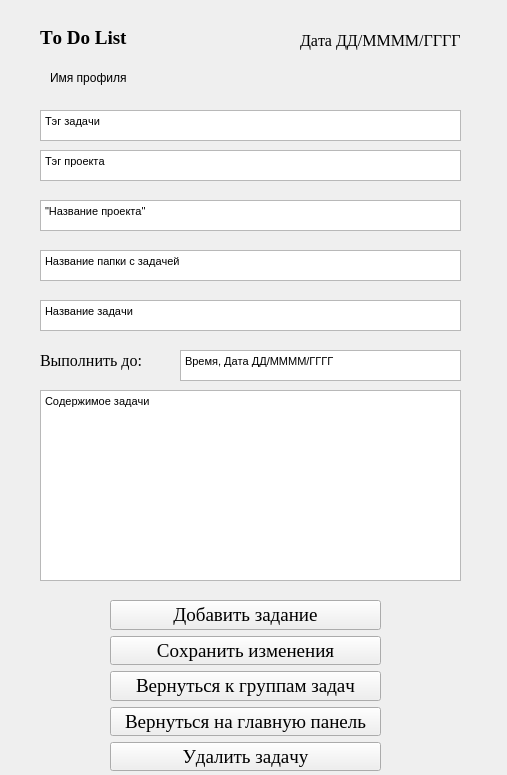
<?xml version="1.0" encoding="UTF-8"?>
<ui version="4.0">
 <class>MainWindow</class>
 <widget class="QMainWindow" name="MainWindow">
  <property name="geometry">
   <rect>
    <x>0</x>
    <y>0</y>
    <width>507</width>
    <height>775</height>
   </rect>
  </property>
  <property name="font">
   <font>
    <kerning>false</kerning>
   </font>
  </property>
  <property name="windowTitle">
   <string>To Do List editing task</string>
  </property>
  <widget class="QWidget" name="centralwidget">
   <widget class="QLabel" name="ToDoList">
    <property name="geometry">
     <rect>
      <x>40</x>
      <y>30</y>
      <width>91</width>
      <height>16</height>
     </rect>
    </property>
    <property name="font">
     <font>
      <family>Times New Roman</family>
      <pointsize>14</pointsize>
      <weight>75</weight>
      <bold>true</bold>
     </font>
    </property>
    <property name="text">
     <string>To Do List</string>
    </property>
   </widget>
   <widget class="QLabel" name="today_date">
    <property name="geometry">
     <rect>
      <x>300</x>
      <y>30</y>
      <width>161</width>
      <height>20</height>
     </rect>
    </property>
    <property name="font">
     <font>
      <family>Times New Roman</family>
      <pointsize>12</pointsize>
     </font>
    </property>
    <property name="text">
     <string>Дата ДД/ММММ/ГГГГ</string>
    </property>
   </widget>
   <widget class="QWidget" name="verticalLayoutWidget">
    <property name="geometry">
     <rect>
      <x>110</x>
      <y>600</y>
      <width>271</width>
      <height>171</height>
     </rect>
    </property>
    <layout class="QVBoxLayout" name="verticalLayout">
     <property name="spacing">
      <number>6</number>
     </property>
     <property name="sizeConstraint">
      <enum>QLayout::SetDefaultConstraint</enum>
     </property>
     <property name="bottomMargin">
      <number>0</number>
     </property>
     <item>
      <widget class="QPushButton" name="add_task">
       <property name="font">
        <font>
         <family>Times New Roman</family>
         <pointsize>14</pointsize>
        </font>
       </property>
       <property name="text">
        <string>Добавить задание</string>
       </property>
      </widget>
     </item>
     <item>
      <widget class="QPushButton" name="save_task_change">
       <property name="font">
        <font>
         <family>Times New Roman</family>
         <pointsize>14</pointsize>
        </font>
       </property>
       <property name="text">
        <string>Сохранить изменения</string>
       </property>
      </widget>
     </item>
     <item>
      <widget class="QPushButton" name="back_to_group_tasks">
       <property name="font">
        <font>
         <family>Times New Roman</family>
         <pointsize>14</pointsize>
        </font>
       </property>
       <property name="text">
        <string>Вернуться к группам задач</string>
       </property>
      </widget>
     </item>
     <item>
      <widget class="QPushButton" name="back_to_main_panel">
       <property name="font">
        <font>
         <family>Times New Roman</family>
         <pointsize>14</pointsize>
        </font>
       </property>
       <property name="text">
        <string>Вернуться на главную панель</string>
       </property>
      </widget>
     </item>
     <item>
      <widget class="QPushButton" name="delete_task">
       <property name="font">
        <font>
         <family>Times New Roman</family>
         <pointsize>14</pointsize>
        </font>
       </property>
       <property name="text">
        <string>Удалить задачу</string>
       </property>
      </widget>
     </item>
    </layout>
   </widget>
   <widget class="QTextEdit" name="text_of_task">
    <property name="geometry">
     <rect>
      <x>40</x>
      <y>390</y>
      <width>421</width>
      <height>191</height>
     </rect>
    </property>
    <property name="html">
     <string>&lt;!DOCTYPE HTML PUBLIC &quot;-//W3C//DTD HTML 4.0//EN&quot; &quot;http://www.w3.org/TR/REC-html40/strict.dtd&quot;&gt;
&lt;html&gt;&lt;head&gt;&lt;meta name=&quot;qrichtext&quot; content=&quot;1&quot; /&gt;&lt;style type=&quot;text/css&quot;&gt;
p, li { white-space: pre-wrap; }
&lt;/style&gt;&lt;/head&gt;&lt;body style=&quot; font-family:'MS Shell Dlg 2'; font-size:8.25pt; font-weight:400; font-style:normal;&quot;&gt;
&lt;p style=&quot; margin-top:0px; margin-bottom:0px; margin-left:0px; margin-right:0px; -qt-block-indent:0; text-indent:0px;&quot;&gt;Содержимое задачи&lt;/p&gt;&lt;/body&gt;&lt;/html&gt;</string>
    </property>
   </widget>
   <widget class="QLabel" name="deadline">
    <property name="geometry">
     <rect>
      <x>40</x>
      <y>350</y>
      <width>111</width>
      <height>20</height>
     </rect>
    </property>
    <property name="maximumSize">
     <size>
      <width>180</width>
      <height>111</height>
     </size>
    </property>
    <property name="font">
     <font>
      <family>Times New Roman</family>
      <pointsize>12</pointsize>
     </font>
    </property>
    <property name="text">
     <string>Выполнить до: </string>
    </property>
   </widget>
   <widget class="QTextEdit" name="deadline_of_task">
    <property name="geometry">
     <rect>
      <x>180</x>
      <y>350</y>
      <width>281</width>
      <height>31</height>
     </rect>
    </property>
    <property name="undoRedoEnabled">
     <bool>true</bool>
    </property>
    <property name="readOnly">
     <bool>false</bool>
    </property>
    <property name="html">
     <string>&lt;!DOCTYPE HTML PUBLIC &quot;-//W3C//DTD HTML 4.0//EN&quot; &quot;http://www.w3.org/TR/REC-html40/strict.dtd&quot;&gt;
&lt;html&gt;&lt;head&gt;&lt;meta name=&quot;qrichtext&quot; content=&quot;1&quot; /&gt;&lt;style type=&quot;text/css&quot;&gt;
p, li { white-space: pre-wrap; }
&lt;/style&gt;&lt;/head&gt;&lt;body style=&quot; font-family:'MS Shell Dlg 2'; font-size:8.25pt; font-weight:400; font-style:normal;&quot;&gt;
&lt;p style=&quot; margin-top:0px; margin-bottom:0px; margin-left:0px; margin-right:0px; -qt-block-indent:0; text-indent:0px;&quot;&gt;Время, Дата ДД/ММММ/ГГГГ&lt;/p&gt;&lt;/body&gt;&lt;/html&gt;</string>
    </property>
   </widget>
   <widget class="QTextEdit" name="name_of_task">
    <property name="geometry">
     <rect>
      <x>40</x>
      <y>300</y>
      <width>421</width>
      <height>31</height>
     </rect>
    </property>
    <property name="html">
     <string>&lt;!DOCTYPE HTML PUBLIC &quot;-//W3C//DTD HTML 4.0//EN&quot; &quot;http://www.w3.org/TR/REC-html40/strict.dtd&quot;&gt;
&lt;html&gt;&lt;head&gt;&lt;meta name=&quot;qrichtext&quot; content=&quot;1&quot; /&gt;&lt;style type=&quot;text/css&quot;&gt;
p, li { white-space: pre-wrap; }
&lt;/style&gt;&lt;/head&gt;&lt;body style=&quot; font-family:'MS Shell Dlg 2'; font-size:8.25pt; font-weight:400; font-style:normal;&quot;&gt;
&lt;p style=&quot; margin-top:0px; margin-bottom:0px; margin-left:0px; margin-right:0px; -qt-block-indent:0; text-indent:0px;&quot;&gt;Название задачи&lt;/p&gt;&lt;/body&gt;&lt;/html&gt;</string>
    </property>
   </widget>
   <widget class="QTextBrowser" name="name_of_folder_with_task">
    <property name="geometry">
     <rect>
      <x>40</x>
      <y>250</y>
      <width>421</width>
      <height>31</height>
     </rect>
    </property>
    <property name="html">
     <string>&lt;!DOCTYPE HTML PUBLIC &quot;-//W3C//DTD HTML 4.0//EN&quot; &quot;http://www.w3.org/TR/REC-html40/strict.dtd&quot;&gt;
&lt;html&gt;&lt;head&gt;&lt;meta name=&quot;qrichtext&quot; content=&quot;1&quot; /&gt;&lt;style type=&quot;text/css&quot;&gt;
p, li { white-space: pre-wrap; }
&lt;/style&gt;&lt;/head&gt;&lt;body style=&quot; font-family:'MS Shell Dlg 2'; font-size:8.25pt; font-weight:400; font-style:normal;&quot;&gt;
&lt;p style=&quot; margin-top:0px; margin-bottom:0px; margin-left:0px; margin-right:0px; -qt-block-indent:0; text-indent:0px;&quot;&gt;Название папки с задачей&lt;/p&gt;&lt;/body&gt;&lt;/html&gt;</string>
    </property>
   </widget>
   <widget class="QTextBrowser" name="name_of_project">
    <property name="geometry">
     <rect>
      <x>40</x>
      <y>200</y>
      <width>421</width>
      <height>31</height>
     </rect>
    </property>
    <property name="html">
     <string>&lt;!DOCTYPE HTML PUBLIC &quot;-//W3C//DTD HTML 4.0//EN&quot; &quot;http://www.w3.org/TR/REC-html40/strict.dtd&quot;&gt;
&lt;html&gt;&lt;head&gt;&lt;meta name=&quot;qrichtext&quot; content=&quot;1&quot; /&gt;&lt;style type=&quot;text/css&quot;&gt;
p, li { white-space: pre-wrap; }
&lt;/style&gt;&lt;/head&gt;&lt;body style=&quot; font-family:'MS Shell Dlg 2'; font-size:8.25pt; font-weight:400; font-style:normal;&quot;&gt;
&lt;p style=&quot; margin-top:0px; margin-bottom:0px; margin-left:0px; margin-right:0px; -qt-block-indent:0; text-indent:0px;&quot;&gt;&amp;quot;Название проекта&amp;quot;&lt;/p&gt;&lt;/body&gt;&lt;/html&gt;</string>
    </property>
   </widget>
   <widget class="QTextBrowser" name="tag_of_task">
    <property name="geometry">
     <rect>
      <x>40</x>
      <y>110</y>
      <width>421</width>
      <height>31</height>
     </rect>
    </property>
    <property name="html">
     <string>&lt;!DOCTYPE HTML PUBLIC &quot;-//W3C//DTD HTML 4.0//EN&quot; &quot;http://www.w3.org/TR/REC-html40/strict.dtd&quot;&gt;
&lt;html&gt;&lt;head&gt;&lt;meta name=&quot;qrichtext&quot; content=&quot;1&quot; /&gt;&lt;style type=&quot;text/css&quot;&gt;
p, li { white-space: pre-wrap; }
&lt;/style&gt;&lt;/head&gt;&lt;body style=&quot; font-family:'MS Shell Dlg 2'; font-size:8.25pt; font-weight:400; font-style:normal;&quot;&gt;
&lt;p style=&quot; margin-top:0px; margin-bottom:0px; margin-left:0px; margin-right:0px; -qt-block-indent:0; text-indent:0px;&quot;&gt;Тэг задачи&lt;/p&gt;&lt;/body&gt;&lt;/html&gt;</string>
    </property>
   </widget>
   <widget class="QLabel" name="name_profile">
    <property name="geometry">
     <rect>
      <x>50</x>
      <y>70</y>
      <width>151</width>
      <height>16</height>
     </rect>
    </property>
    <property name="text">
     <string>Имя профиля</string>
    </property>
   </widget>
   <widget class="QTextBrowser" name="tag_of_project">
    <property name="geometry">
     <rect>
      <x>40</x>
      <y>150</y>
      <width>421</width>
      <height>31</height>
     </rect>
    </property>
    <property name="html">
     <string>&lt;!DOCTYPE HTML PUBLIC &quot;-//W3C//DTD HTML 4.0//EN&quot; &quot;http://www.w3.org/TR/REC-html40/strict.dtd&quot;&gt;
&lt;html&gt;&lt;head&gt;&lt;meta name=&quot;qrichtext&quot; content=&quot;1&quot; /&gt;&lt;style type=&quot;text/css&quot;&gt;
p, li { white-space: pre-wrap; }
&lt;/style&gt;&lt;/head&gt;&lt;body style=&quot; font-family:'MS Shell Dlg 2'; font-size:8.25pt; font-weight:400; font-style:normal;&quot;&gt;
&lt;p style=&quot; margin-top:0px; margin-bottom:0px; margin-left:0px; margin-right:0px; -qt-block-indent:0; text-indent:0px;&quot;&gt;Тэг проекта&lt;/p&gt;&lt;/body&gt;&lt;/html&gt;</string>
    </property>
   </widget>
  </widget>
 </widget>
 <resources/>
 <connections/>
</ui>
